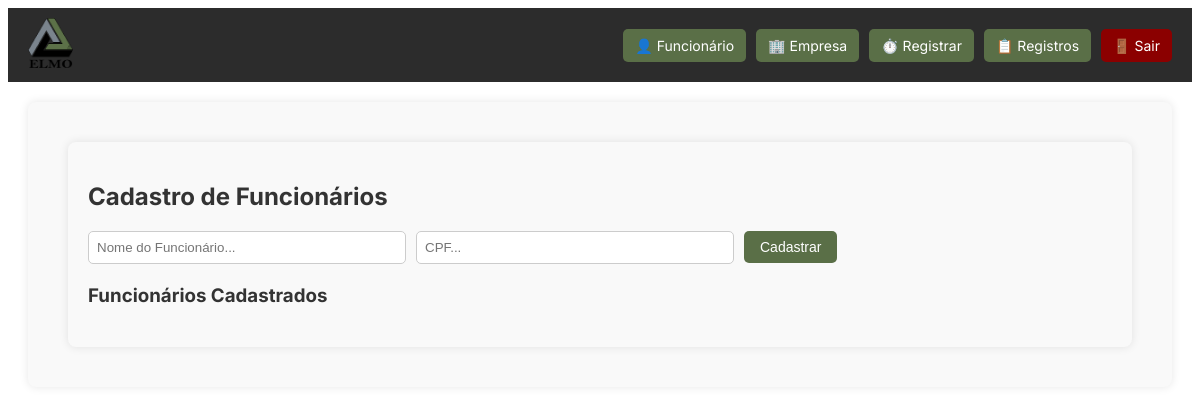
The page /funcionarios (signed in) on the database as committed earlier.
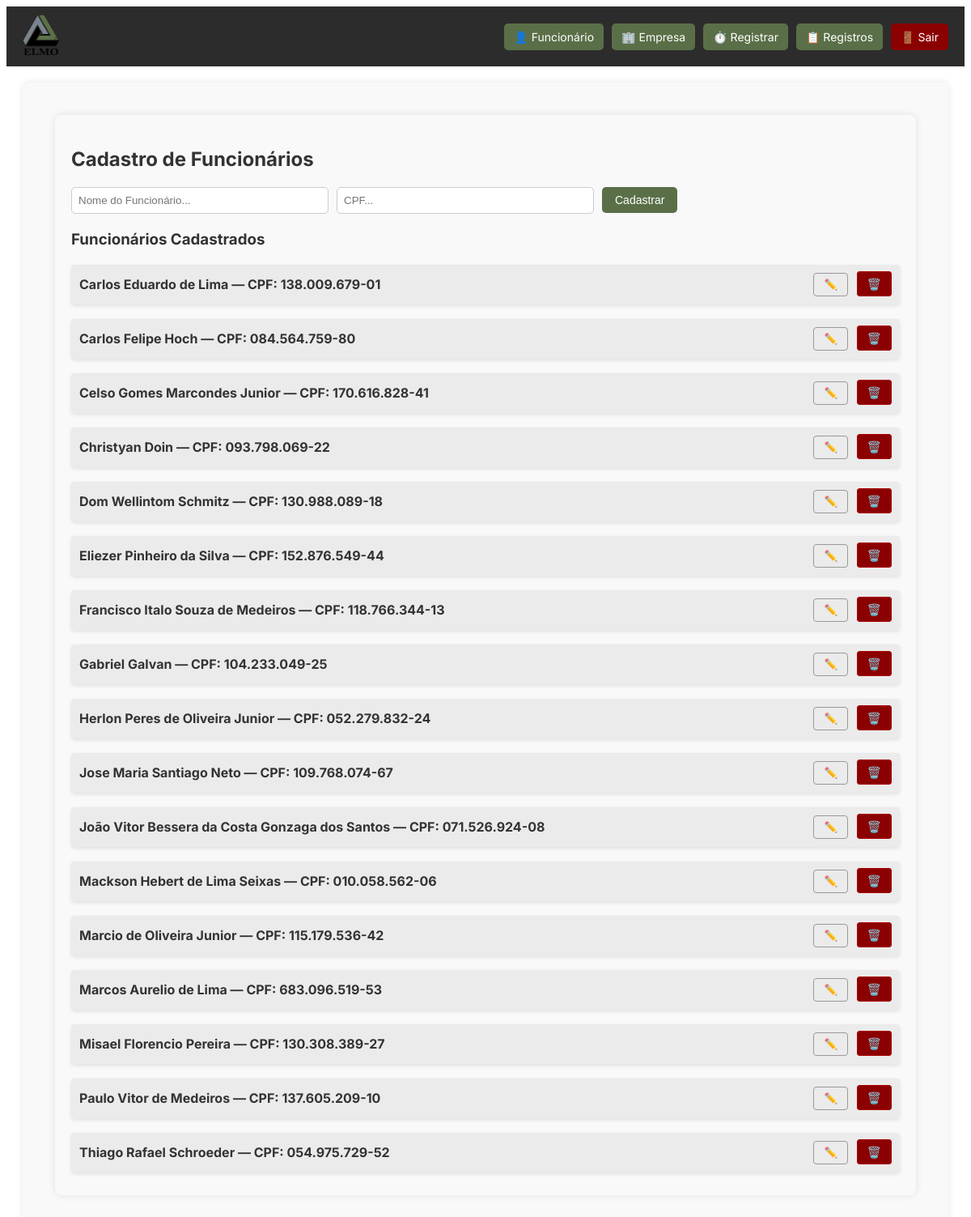
The same page on the database as committed later.
### models.py (models this page shows)
class Funcionario(db.Model):
    id = db.Column(db.Integer, primary_key=True)
    nome = db.Column(db.String(100), nullable=False)
    cpf = db.Column(db.String(14), unique=True, nullable=True)

### app.py (the view, shortened to what this page needs)
@app.route("/funcionarios", methods=["GET", "POST"])
def cadastro_funcionario():
    if not session.get("usuario_logado"):
        return redirect(url_for("login"))
    funcionarios = Funcionario.query.order_by(Funcionario.nome.asc()).all()
    return render_template("cadastro_funcionario.html", funcionarios=funcionarios)

### templates/cadastro_funcionario.html (shortened to what this page needs)
{% extends "base.html" %}
{% block content %}
<div class="container">
    <h2>Cadastro de Funcionários</h2>
    <form method="POST" class="form-cadastro">
        <input type="text" name="nome" placeholder="Nome do Funcionário..." required>
        <input type="text" name="cpf" placeholder="CPF..." maxlength="14" required>
        <button type="submit" class="btn">Cadastrar</button>
    </form>
    <h3>Funcionários Cadastrados</h3>
    <div class="funcionario-card">
        {% for f in funcionarios %}
        <div class="funcionario-item">
            <span class="funcionario-nome">{{ f.nome }} — CPF: {{ f.cpf or 'Não informado' }}</span>
            <div>
                <button class="btn-edit"
                        data-id="{{ f.id }}"
                        data-nome="{{ f.nome|e }}"
                        data-cpf="{{ f.cpf|e }}"
                        onclick="abrirModalComDataset(this)">✏️</button>
                <a href="{{ url_for('excluir_funcionario', id=f.id) }}" class="btn-excluir">🗑️</a>
            </div>
        </div>
        {% endfor %}
    </div>
</div>
{% endblock %}

### templates/base.html (shortened to what this page needs)
<!DOCTYPE html>
<html lang="pt-BR">
<head>
    <link rel="stylesheet" href="{{ url_for('static', filename='style.css') }}">
</head>
<body>
    <header class="navbar">
        <div class="logo">
            <img src="{{ url_for('static', filename='elmo_logo.png') }}" alt="Logo Elmo" height="60">
        </div>
        <div class="menu">
            <a href="{{ url_for('cadastro_funcionario') }}" class="btn">👤 Funcionário</a>
            <a href="{{ url_for('cadastro_empresa') }}" class="btn">🏢 Empresa</a>
            <a href="{{ url_for('registro') }}" class="btn">⏱️ Registrar</a>
            <a href="{{ url_for('lista_registros') }}" class="btn">📋 Registros</a>
            <a href="{{ url_for('logout') }}" class="btn logout-btn">🚪 Sair</a>
        </div>
    </header>
    <main class="container">
        {% block content %}{% endblock %}
    </main>
</body>
</html>

### static/style.css (style rules this page uses)
.navbar { display: flex; align-items: center; justify-content: space-between; background-color: #2c2c2c; padding: 10px 20px; flex-wrap: wrap; }
.logo img { height: 50px; }
.menu { display: flex; gap: 10px; align-items: center; margin-left: auto; }
.btn { color: white; text-decoration: none; background-color: #5a6f47; padding: 8px 12px; border-radius: 5px; font-size: 14px; transition: background-color 0.3s; }
.logout-btn { background-color: #8b0000; }
.container { padding: 20px; background-color: #f9f9f9; margin: 20px; border-radius: 8px; box-shadow: 0 0 10px rgba(0,0,0,0.1); }
h2, h3 { color: #333; }
.form-cadastro { margin-bottom: 20px; display: flex; gap: 10px; align-items: center; }
.form-cadastro input[type="text"] { padding: 8px; width: 300px; border: 1px solid #ccc; border-radius: 5px; }
.form-cadastro .btn { background-color: #5a6f47; color: white; border: none; padding: 8px 16px; border-radius: 5px; cursor: pointer; }
.btn-excluir { background-color: transparent; color: #a00; border: 1px solid #a00; padding: 6px 12px; border-radius: 4px; cursor: pointer; margin-left: 6px; transition: all 0.3s ease; text-decoration: none; }
.funcionario-card { margin-top: 20px; display: flex; flex-direction: column; gap: 10px; }
.funcionario-item { background-color: #f5f5f5; border-radius: 5px; padding: 12px 20px; display: flex; align-items: center; justify-content: space-between; font-size: 16px; box-shadow: 0px 2px 5px rgba(0, 0, 0, 0.1); }
.funcionario-nome { font-weight: bold; color: #333; }
.btn-excluir { background-color: #8B0000; color: white; padding: 6px 12px; text-decoration: none; border-radius: 4px; font-size: 14px; }
h2 { margin-bottom: 20px; color: #333; }
form { display: flex; flex-wrap: wrap; gap: 10px; align-items: center; }
a.btn, a.btn-green { text-decoration: none; }
body { font-family: 'Inter', sans-serif; }
.btn-edit { background-color: transparent; color: #333; border: 1px solid #999; padding: 6px 12px; border-radius: 4px; cursor: pointer; margin-left: 10px; transition: all 0.3s ease; }
.funcionario-item { display: flex; justify-content: space-between; align-items: center; background-color: #ebebeb; padding: 10px; border-radius: 4px; margin-bottom: 8px; }

Rows that differ between the two databases and show on the page:
added Funcionario: nome "Carlos Eduardo de Lima", cpf "138.009.679-01"
added Funcionario: nome "Carlos Felipe Hoch", cpf "084.564.759-80"
added Funcionario: nome "Celso Gomes Marcondes Junior", cpf "170.616.828-41"
added Funcionario: nome "Christyan Doin", cpf "093.798.069-22"
added Funcionario: nome "Dom Wellintom Schmitz", cpf "130.988.089-18"
added Funcionario: nome "Eliezer Pinheiro da Silva", cpf "152.876.549-44"
added Funcionario: nome "Francisco Italo Souza de Medeiros", cpf "118.766.344-13"
added Funcionario: nome "Gabriel Galvan", cpf "104.233.049-25"
added Funcionario: nome "Herlon Peres de Oliveira Junior", cpf "052.279.832-24"
added Funcionario: nome "Jose Maria Santiago Neto", cpf "109.768.074-67"
added Funcionario: nome "João Vitor Bessera da Costa Gonzaga dos Santos", cpf "071.526.924-08"
added Funcionario: nome "Mackson Hebert de Lima Seixas", cpf "010.058.562-06"
added Funcionario: nome "Marcio de Oliveira Junior", cpf "115.179.536-42"
added Funcionario: nome "Marcos Aurelio de Lima", cpf "683.096.519-53"
added Funcionario: nome "Misael Florencio Pereira", cpf "130.308.389-27"
added Funcionario: nome "Paulo Vitor de Medeiros", cpf "137.605.209-10"
added Funcionario: nome "Thiago Rafael Schroeder", cpf "054.975.729-52"
